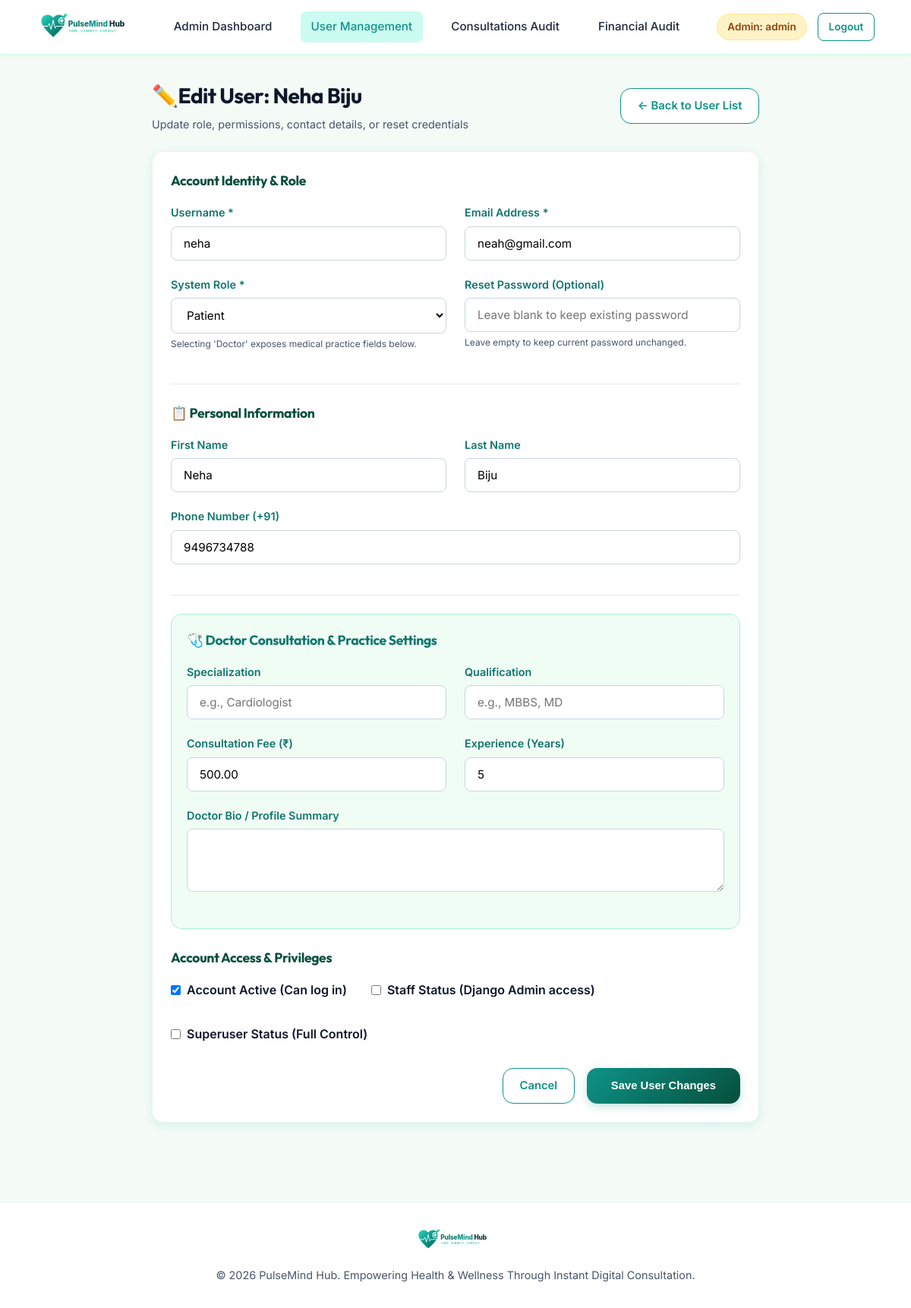
Page /accounts/admin-portal/users/7/edit/ (signed in) on the committed database.
### accounts/models.py (models this page shows, shortened)
class CustomUser(AbstractUser):
    ROLE_CHOICES = (
        ('PATIENT', 'Patient'),
        ('DOCTOR', 'Doctor'),
        ('ADMIN', 'Admin'),
    )
    role = models.CharField(max_length=10, choices=ROLE_CHOICES, default='PATIENT')
    phone = models.CharField(max_length=20, blank=True, null=True)
    profile_picture = models.ImageField(upload_to='profiles/', blank=True, null=True)
    bio = models.TextField(blank=True, null=True)
    specialization = models.CharField(max_length=100, blank=True, null=True, help_text="For Doctors: e.g., Cardiologist, Psychiatrist, General Physician")
    qualification = models.CharField(max_length=100, blank=True, null=True, help_text="e.g. MBBS, MD, PhD")
    consultation_fee = models.DecimalField(max_digits=10, decimal_places=2, default=500.00, help_text="Fee charged per consultation (₹)")
    experience_years = models.PositiveIntegerField(default=5, help_text="Years of medical practice")
    wellness_goal = models.CharField(max_length=255, blank=True, null=True, default="Improve daily sleep and stay hydrated")
    emergency_contact_name = models.CharField(max_length=100, blank=True, null=True)
    emergency_contact_phone = models.CharField(max_length=20, blank=True, null=True)
    @property
    def is_admin(self):
        return self.role == 'ADMIN' or self.is_superuser or self.is_staff

### accounts/views.py (the view)
# urls.py: path('admin-portal/users/<int:user_id>/edit/', views.admin_user_edit, name='admin_user_edit'),
@admin_required
def admin_user_edit(request, user_id):
    target_user = get_object_or_404(CustomUser, id=user_id)
    if request.method == 'POST':
        form = AdminUserManageForm(request.POST, instance=target_user)
        if form.is_valid():
            user = form.save()
            messages.success(request, f"User '{user.username}' details updated successfully!")
            return redirect('accounts:admin_user_list')
        else:
            messages.error(request, "Error updating user details. Please review form inputs.")
    else:
        form = AdminUserManageForm(instance=target_user)
    return render(request, 'accounts/admin_user_form.html', {'form': form, 'target_user': target_user, 'is_edit': True})

### templates/accounts/admin_user_form.html (shortened to what this page needs)
{% extends 'base.html' %}
{% load static %}
{% block content %}
<div style="max-width: 800px; margin: 0 auto;">
  <div style="display: flex; justify-content: space-between; align-items: center; margin-bottom: 1.5rem;">
    <div>
      <h1 style="font-size: 1.75rem; color: #0f172a; margin: 0;">
        {% if is_edit %}✏️Edit User: {{ target_user.get_full_name|default:target_user.username }}{% else %}Create New User Account{% endif %}
      </h1>
      <p style="color: var(--muted-text); font-size: 0.9rem; margin-top: 0.2rem;">
        {% if is_edit %}Update role, permissions, contact details, or reset credentials{% else %}Register a new Patient, Doctor, or Administrator account directly{% endif %}
      </p>
    </div>
    <a href="{% url 'accounts:admin_user_list' %}" class="btn btn-secondary">
      ← Back to User List
    </a>
  </div>
  <div class="card" style="box-shadow: var(--shadow-md); background: #ffffff;">
    <form method="POST">
      <div style="margin-bottom: 1.5rem; padding-bottom: 1.25rem; border-bottom: 1px solid #e2e8f0;">
        <h3 style="font-size: 1.1rem; color: #064e3b; margin-bottom: 1rem; display: flex; align-items: center; gap: 0.5rem;">
          Account Identity & Role
        </h3>
        <div class="grid-2">
          <div class="form-group">
            <label class="form-label">Username *</label>
            {{ form.username }}
          </div>
          <div class="form-group">
            <label class="form-label">Email Address *</label>
            {{ form.email }}
          </div>
        </div>
        <div class="grid-2">
          <div class="form-group">
            <label class="form-label">System Role *</label>
            {{ form.role }}
            <span style="font-size: 0.75rem; color: var(--muted-text);">Selecting 'Doctor' exposes medical practice fields below.</span>
          </div>
          <div class="form-group">
            <label class="form-label">{% if is_edit %}Reset Password (Optional){% else %}Account Password *{% endif %}</label>
            {{ form.new_password }}
            {% if is_edit %}
              <span style="font-size: 0.75rem; color: var(--muted-text);">Leave empty to keep current password unchanged.</span>
            {% endif %}
          </div>
        </div>
      </div>
      <div style="margin-bottom: 1.5rem; padding-bottom: 1.25rem; border-bottom: 1px solid #e2e8f0;">
        <h3 style="font-size: 1.1rem; color: #064e3b; margin-bottom: 1rem; display: flex; align-items: center; gap: 0.5rem;">
          📋 Personal Information
        </h3>
        <div class="grid-2">
          <div class="form-group">
            <label class="form-label">First Name</label>
            {{ form.first_name }}
          </div>
          <div class="form-group">
            <label class="form-label">Last Name</label>
            {{ form.last_name }}
          </div>
        </div>
        <div class="form-group">
          <label class="form-label">Phone Number (+91)</label>
          {{ form.phone }}
        </div>
      </div>
      <div id="doctor_fields_section" style="margin-bottom: 1.5rem; padding-bottom: 1.25rem; border-bottom: 1px solid #e2e8f0; background: #f0fdf4; padding: 1.25rem; border-radius: var(--radius-md); border: 1px solid #a7f3d0;">
        <h3 style="font-size: 1.1rem; color: #0f766e; margin-bottom: 1rem; display: flex; align-items: center; gap: 0.5rem;">
          🩺 Doctor Consultation & Practice Settings
        </h3>
        <div class="grid-2">
          <div class="form-group">
            <label class="form-label">Specialization</label>
            {{ form.specialization }}
          </div>
          <div class="form-group">
            <label class="form-label">Qualification</label>
            {{ form.qualification }}
          </div>
        </div>
        <div class="grid-2">
          <div class="form-group">
            <label class="form-label">Consultation Fee (₹)</label>
            {{ form.consultation_fee }}
          </div>
          <div class="form-group">
            <label class="form-label">Experience (Years)</label>
            {{ form.experience_years }}
          </div>
        </div>
        <div class="form-group">
          <label class="form-label">Doctor Bio / Profile Summary</label>
          {{ form.bio }}
        </div>
      </div>
      <div style="margin-bottom: 1.5rem;">
        <h3 style="font-size: 1.1rem; color: #064e3b; margin-bottom: 1rem; display: flex; align-items: center; gap: 0.5rem;">
           Account Access & Privileges
        </h3>
        <div style="display: flex; gap: 2rem; flex-wrap: wrap;">
          <label style="display: flex; align-items: center; gap: 0.5rem; font-weight: 600; cursor: pointer;">
            {{ form.is_active }}
            <span>Account Active (Can log in)</span>
          </label>
          <label style="display: flex; align-items: center; gap: 0.5rem; font-weight: 600; cursor: pointer;">
            {{ form.is_staff }}
            <span>Staff Status (Django Admin access)</span>
          </label>
          <label style="display: flex; align-items: center; gap: 0.5rem; font-weight: 600; cursor: pointer;">
            {{ form.is_superuser }}
            <span>Superuser Status (Full Control)</span>
          </label>
        </div>
      </div>
      <div style="display: flex; gap: 1rem; justify-content: flex-end; margin-top: 2rem;">
        <a href="{% url 'accounts:admin_user_list' %}" class="btn btn-secondary">
          Cancel
        </a>
        <button type="submit" class="btn btn-primary" style="padding: 0.75rem 2rem; background: linear-gradient(135deg, #0d9488 0%, #064e3b 100%);">
          {% if is_edit %} Save User Changes{% else %} Create User Account{% endif %}
        </button>
      </div>
    </form>
  </div>
</div>
{% endblock %}

### templates/base.html (shortened to what this page needs)
{% load static %}
<!DOCTYPE html>
<html lang="en">
<head>
    <link rel="stylesheet" href="{% static 'css/styles.css' %}">
</head>
<body>
    <nav class="navbar">
        <div class="navbar-container">
            <a href="{% url 'dashboard:index' %}" class="navbar-brand">
                <img src="{% static 'images/logo.svg' %}"
                     alt="PulseMind Hub"
                     class="navbar-logo">
            </a>
            {% if user.is_authenticated %}
                {% if user.is_admin %}
                    <ul class="nav-links">
                        <li>
                            <a href="{% url 'dashboard:index' %}"
                               class="nav-link {% if request.resolver_match.app_name == 'dashboard' %}active{% endif %}">
                                Admin Dashboard
                            </a>
                        </li>
                        <li>
                            <a href="{% url 'accounts:admin_user_list' %}"
                               class="nav-link {% if request.resolver_match.url_name == 'admin_user_list' or request.resolver_match.url_name == 'admin_user_add' or request.resolver_match.url_name == 'admin_user_edit' %}active{% endif %}">
                                User Management
                            </a>
                        </li>
                        <li>
                            <a href="{% url 'accounts:admin_consultations' %}"
                               class="nav-link {% if request.resolver_match.url_name == 'admin_consultations' %}active{% endif %}">
                                Consultations Audit
                            </a>
                        </li>
                        <li>
                            <a href="{% url 'accounts:admin_payments' %}"
                               class="nav-link {% if request.resolver_match.url_name == 'admin_payments' %}active{% endif %}">
                                Financial Audit
                            </a>
                        </li>
                    </ul>
                    <div style="display:flex; align-items:center; gap:0.85rem;">
                        <div class="user-badge"
                             style="background:#fef3c7; color:#92400e; border-color:#fde68a;">
                            Admin: {{ user.username }}
                        </div>
                        <a href="{% url 'accounts:logout' %}"
                           class="btn btn-secondary btn-sm">
                            Logout
                        </a>
                    </div>
                {% endif %}
            {% endif %}
        </div>
    </nav>
    <main class="main-wrapper">
        {% block content %}{% endblock %}
    </main>
    <footer>
        <div style="
            max-width:1600px;
            width:96%;
            margin:0 auto;
            padding:0 1.5rem;
            display:flex;
            flex-direction:column;
            align-items:center;
            gap:0.5rem;
        ">
            <img src="{% static 'images/logo.svg' %}"
                 alt="PulseMind Hub"
                 style="height:36px;">
            <p style="margin-top:0.5rem;">
                © 2026 PulseMind Hub. Empowering Health & Wellness Through Instant Digital Consultation.
            </p>
        </div>
    </footer>
</body>
</html>

### static/css/styles.css (style rules this page uses)
:root { --primary: #0d9488; --primary-hover: #0f766e; --primary-light: #ccfbf1; --primary-subtle: #f0fdf4; --secondary: #10b981; --secondary-hover: #059669; --accent: #2dd4bf; --dark-text: #0f172a; --muted-text: #475569; --light-bg: #f8fafc; --card-bg: #ffffff; --border-color: #e2e8f0; --shadow-sm: 0 1px 3px rgba(13, 148, 136, 0.08); --shadow-md: 0 4px 14px rgba(13, 148, 136, 0.12); --shadow-lg: 0 10px 25px rgba(13, 148, 136, 0.18); --shadow-glow: 0 0 20px rgba(45, 212, 191, 0.35); --radius-sm: 8px; --radius-md: 14px; --radius-lg: 20px; --transition: all 0.25s cubic-bezier(0.4, 0, 0.2, 1); }
* { box-sizing: border-box; margin: 0; padding: 0; }
body { font-family: 'Inter', system-ui, -apple-system, sans-serif; background-color: #f4fbf7; color: var(--dark-text); line-height: 1.6; min-height: 100vh; display: flex; flex-direction: column; }
h1, h2, h3, h4, h5, h6 { font-family: 'Outfit', sans-serif; color: #064e3b; font-weight: 700; letter-spacing: -0.02em; }
a { color: var(--primary); text-decoration: none; transition: var(--transition); }
.navbar { background: rgba(255, 255, 255, 0.95); backdrop-filter: blur(12px); border-bottom: 1px solid #d1fae5; position: sticky; top: 0; z-index: 1000; box-shadow: var(--shadow-sm); }
.navbar-container { max-width: 1600px; width: 96%; margin: 0 auto; padding: 0.85rem 1.5rem; display: flex; align-items: center; justify-content: space-between; }
.navbar-brand { display: flex; align-items: center; gap: 0.75rem; }
.navbar-logo { height: 44px; width: auto; }
.nav-links { display: flex; align-items: center; gap: 1.5rem; list-style: none; }
.nav-link { font-weight: 500; font-size: 0.95rem; color: #1e293b; padding: 0.5rem 0.85rem; border-radius: var(--radius-sm); display: flex; align-items: center; gap: 0.4rem; }
.nav-link:hover, .nav-link.active { color: var(--primary); background: var(--primary-light); }
.user-badge { background: var(--primary-subtle); border: 1px solid #a7f3d0; padding: 0.35rem 0.85rem; border-radius: 50px; font-size: 0.85rem; font-weight: 600; color: #047857; display: flex; align-items: center; gap: 0.5rem; }
.btn { display: inline-flex; align-items: center; justify-content: center; gap: 0.5rem; padding: 0.65rem 1.35rem; font-weight: 600; font-size: 0.925rem; border-radius: var(--radius-md); border: none; cursor: pointer; transition: var(--transition); text-decoration: none; }
.btn-primary { background: linear-gradient(135deg, var(--primary) 0%, var(--primary-hover) 100%); color: #ffffff; box-shadow: 0 4px 12px rgba(13, 148, 136, 0.25); }
.btn-secondary { background: #ffffff; color: var(--primary); border: 1.5px solid var(--primary); }
.btn-sm { padding: 0.4rem 0.85rem; font-size: 0.85rem; border-radius: var(--radius-sm); }
.main-wrapper { flex: 1; max-width: 1600px; width: 96%; margin: 2rem auto; padding: 0 1.5rem; }
.card { background: var(--card-bg); border-radius: var(--radius-md); border: 1px solid #e6f4ed; box-shadow: var(--shadow-sm); padding: 1.5rem; margin-bottom: 1.5rem; transition: var(--transition); }
.grid-2 { display: grid; grid-template-columns: repeat(2, 1fr); gap: 1.5rem; }
.form-group { margin-bottom: 1.25rem; }
.form-label { display: block; font-weight: 600; font-size: 0.9rem; color: #0f766e; margin-bottom: 0.4rem; }
.form-control, .form-select, textarea { width: 100%; padding: 0.75rem 1rem; font-size: 0.95rem; border-radius: var(--radius-sm); border: 1.5px solid #cbd5e1; background-color: #ffffff; transition: var(--transition); font-family: inherit; }
footer { background: #ffffff; border-top: 1px solid #d1fae5; padding: 2rem 0; margin-top: 3rem; text-align: center; color: var(--muted-text); font-size: 0.9rem; }

### rows in the picture
CustomUser: username "admin"
CustomUser: get_full_name "Neha Biju", username "neha", email "neah@gmail.com", role "Patient", first_name "Neha", last_name "Biju", phone "9496734788", consultation_fee "500.00", experience_years "5", is_active "☑"
